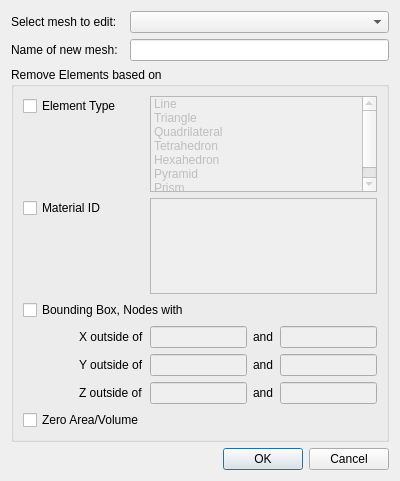
<?xml version="1.0" encoding="UTF-8"?>
<ui version="4.0">
 <class>MeshElementRemoval</class>
 <widget class="QDialog" name="MeshElementRemoval">
  <property name="geometry">
   <rect>
    <x>0</x>
    <y>0</y>
    <width>400</width>
    <height>481</height>
   </rect>
  </property>
  <property name="windowTitle">
   <string>Remove Mesh Elements</string>
  </property>
  <layout class="QGridLayout" name="gridLayout" rowstretch="0,0,0,0,0,0,0,0">
   <item row="7" column="2">
    <widget class="QDialogButtonBox" name="buttonBox">
     <property name="orientation">
      <enum>Qt::Horizontal</enum>
     </property>
     <property name="standardButtons">
      <set>QDialogButtonBox::Cancel|QDialogButtonBox::Ok</set>
     </property>
    </widget>
   </item>
   <item row="0" column="2">
    <widget class="QComboBox" name="meshNameComboBox"/>
   </item>
   <item row="0" column="0" colspan="2">
    <widget class="QLabel" name="meshNameLabel">
     <property name="text">
      <string>Select mesh to edit:</string>
     </property>
    </widget>
   </item>
   <item row="2" column="0" colspan="3">
    <widget class="QGroupBox" name="groupBox">
     <property name="title">
      <string>Remove Elements based on</string>
     </property>
     <layout class="QGridLayout" name="gridLayout_2">
      <item row="4" column="0">
       <spacer name="horizontalSpacer_2">
        <property name="orientation">
         <enum>Qt::Horizontal</enum>
        </property>
        <property name="sizeHint" stdset="0">
         <size>
          <width>40</width>
          <height>20</height>
         </size>
        </property>
       </spacer>
      </item>
      <item row="5" column="0">
       <spacer name="horizontalSpacer_3">
        <property name="orientation">
         <enum>Qt::Horizontal</enum>
        </property>
        <property name="sizeHint" stdset="0">
         <size>
          <width>40</width>
          <height>20</height>
         </size>
        </property>
       </spacer>
      </item>
      <item row="4" column="1">
       <widget class="QLabel" name="yOutsideLabel">
        <property name="text">
         <string>Y outside of</string>
        </property>
       </widget>
      </item>
      <item row="4" column="3">
       <widget class="QLabel" name="yAndLabel">
        <property name="text">
         <string>and</string>
        </property>
       </widget>
      </item>
      <item row="3" column="4">
       <widget class="QLineEdit" name="xMaxEdit">
        <property name="enabled">
         <bool>false</bool>
        </property>
       </widget>
      </item>
      <item row="1" column="0" colspan="2" alignment="Qt::AlignTop">
       <widget class="QCheckBox" name="materialIDCheckBox">
        <property name="text">
         <string>Material ID</string>
        </property>
       </widget>
      </item>
      <item row="3" column="1">
       <widget class="QLabel" name="xOutsideLabel">
        <property name="text">
         <string>X outside of</string>
        </property>
       </widget>
      </item>
      <item row="0" column="0" colspan="2" alignment="Qt::AlignTop">
       <widget class="QCheckBox" name="elementTypeCheckBox">
        <property name="text">
         <string>Element Type</string>
        </property>
       </widget>
      </item>
      <item row="6" column="0" colspan="2">
       <widget class="QCheckBox" name="zeroVolumeCheckBox">
        <property name="text">
         <string>Zero Area/Volume</string>
        </property>
       </widget>
      </item>
      <item row="5" column="1">
       <widget class="QLabel" name="zOutsideLabel">
        <property name="text">
         <string>Z outside of</string>
        </property>
       </widget>
      </item>
      <item row="3" column="3">
       <widget class="QLabel" name="xAndLabel">
        <property name="text">
         <string>and</string>
        </property>
       </widget>
      </item>
      <item row="5" column="2">
       <widget class="QLineEdit" name="zMinEdit">
        <property name="enabled">
         <bool>false</bool>
        </property>
       </widget>
      </item>
      <item row="4" column="4">
       <widget class="QLineEdit" name="yMaxEdit">
        <property name="enabled">
         <bool>false</bool>
        </property>
       </widget>
      </item>
      <item row="5" column="3">
       <widget class="QLabel" name="zAndLabel">
        <property name="text">
         <string>and</string>
        </property>
       </widget>
      </item>
      <item row="3" column="2">
       <widget class="QLineEdit" name="xMinEdit">
        <property name="enabled">
         <bool>false</bool>
        </property>
       </widget>
      </item>
      <item row="4" column="2">
       <widget class="QLineEdit" name="yMinEdit">
        <property name="enabled">
         <bool>false</bool>
        </property>
       </widget>
      </item>
      <item row="5" column="4">
       <widget class="QLineEdit" name="zMaxEdit">
        <property name="enabled">
         <bool>false</bool>
        </property>
       </widget>
      </item>
      <item row="3" column="0">
       <spacer name="horizontalSpacer">
        <property name="orientation">
         <enum>Qt::Horizontal</enum>
        </property>
        <property name="sizeHint" stdset="0">
         <size>
          <width>40</width>
          <height>20</height>
         </size>
        </property>
       </spacer>
      </item>
      <item row="2" column="0" colspan="3">
       <widget class="QCheckBox" name="boundingBoxCheckBox">
        <property name="text">
         <string>Bounding Box, Nodes with</string>
        </property>
       </widget>
      </item>
      <item row="0" column="2" colspan="3">
       <widget class="QListWidget" name="elementTypeListWidget">
        <property name="enabled">
         <bool>false</bool>
        </property>
        <property name="alternatingRowColors">
         <bool>false</bool>
        </property>
        <property name="selectionMode">
         <enum>QAbstractItemView::MultiSelection</enum>
        </property>
        <item>
         <property name="text">
          <string>Line</string>
         </property>
        </item>
        <item>
         <property name="text">
          <string>Triangle</string>
         </property>
        </item>
        <item>
         <property name="text">
          <string>Quadrilateral</string>
         </property>
        </item>
        <item>
         <property name="text">
          <string>Tetrahedron</string>
         </property>
        </item>
        <item>
         <property name="text">
          <string>Hexahedron</string>
         </property>
        </item>
        <item>
         <property name="text">
          <string>Pyramid</string>
         </property>
        </item>
        <item>
         <property name="text">
          <string>Prism</string>
         </property>
        </item>
       </widget>
      </item>
      <item row="1" column="2" colspan="3">
       <widget class="QListWidget" name="materialListWidget">
        <property name="enabled">
         <bool>false</bool>
        </property>
        <property name="alternatingRowColors">
         <bool>false</bool>
        </property>
        <property name="selectionMode">
         <enum>QAbstractItemView::MultiSelection</enum>
        </property>
       </widget>
      </item>
     </layout>
    </widget>
   </item>
   <item row="1" column="0">
    <widget class="QLabel" name="newMeshNameLabel">
     <property name="text">
      <string>Name of new mesh:</string>
     </property>
    </widget>
   </item>
   <item row="1" column="2">
    <widget class="QLineEdit" name="newMeshNameEdit"/>
   </item>
  </layout>
 </widget>
 <tabstops>
  <tabstop>meshNameComboBox</tabstop>
  <tabstop>newMeshNameEdit</tabstop>
  <tabstop>elementTypeCheckBox</tabstop>
  <tabstop>elementTypeListWidget</tabstop>
  <tabstop>materialIDCheckBox</tabstop>
  <tabstop>materialListWidget</tabstop>
  <tabstop>boundingBoxCheckBox</tabstop>
  <tabstop>xMinEdit</tabstop>
  <tabstop>xMaxEdit</tabstop>
  <tabstop>yMinEdit</tabstop>
  <tabstop>yMaxEdit</tabstop>
  <tabstop>zMinEdit</tabstop>
  <tabstop>zMaxEdit</tabstop>
  <tabstop>zeroVolumeCheckBox</tabstop>
  <tabstop>buttonBox</tabstop>
 </tabstops>
 <resources/>
 <connections>
  <connection>
   <sender>buttonBox</sender>
   <signal>accepted()</signal>
   <receiver>MeshElementRemoval</receiver>
   <slot>accept()</slot>
   <hints>
    <hint type="sourcelabel">
     <x>388</x>
     <y>469</y>
    </hint>
    <hint type="destinationlabel">
     <x>157</x>
     <y>274</y>
    </hint>
   </hints>
  </connection>
  <connection>
   <sender>buttonBox</sender>
   <signal>rejected()</signal>
   <receiver>MeshElementRemoval</receiver>
   <slot>reject()</slot>
   <hints>
    <hint type="sourcelabel">
     <x>388</x>
     <y>469</y>
    </hint>
    <hint type="destinationlabel">
     <x>286</x>
     <y>274</y>
    </hint>
   </hints>
  </connection>
 </connections>
</ui>
